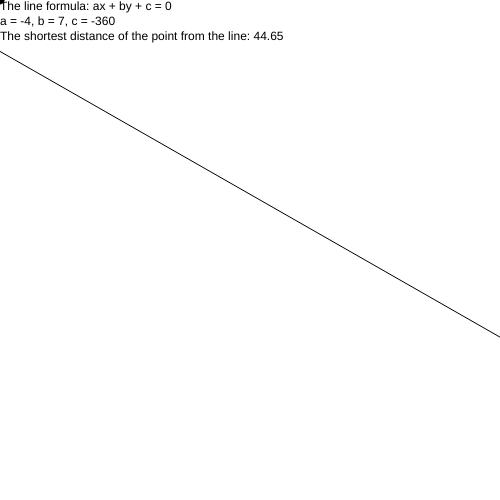
Frame 1 (no input)
Frame 60 (no input): identical to frame 1, image omitted
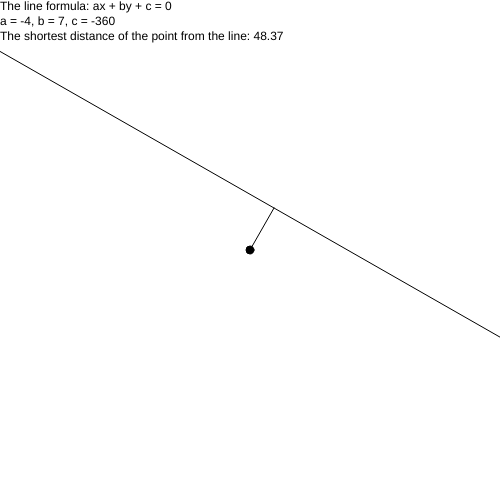
Frame 120 (the mouse pressed at the canvas centre since frame 60)

The p5.js sketch that drew these frames (run headless with seeded random() and noise() and a simulated clock; from frame 60 on, the mouse is pressed at the canvas centre):

// p5.js sketch
// ── sketch.js
const a = -4;
const b = 7;
const c = -360;

function setup() {
  createCanvas(500, 500);
  background(255);
  fill(0);
}

function draw() {
  background(255);
  text("The line formula: ax + by + c = 0", 0, 10);
  text("a = " + a + ", b = " + b + ", c = " + c, 0, 25);

  let root = 1.0 / (a * a + b * b);
  let factor = -c * root;
  let x0 = a * factor;
  let y0 = b * factor;
  root = sqrt(root);
  let f = b * root;
  let g = -a * root;
  let x1 = x0 + f * 1000;
  let y1 = y0 + g * 1000;

  line(x0, y0, x1, y1);

  let xj = mouseX;
  let yj = mouseY;
  let absq = a * a + b * b;
  let sr = a * xj + b * yj + c;
  let r = sqrt(sr * sr / absq);
  ellipse(xj, yj, 8, 8);
  text("The shortest distance of the point from the line: " + r.toFixed(2), 0, 40);

  let val = a * xj + b * yj + c;
  let angle = atan2(y1 - y0, x1 - x0);
  let pAngle = val < 0 ? angle + HALF_PI : angle - HALF_PI;
  let x2 = xj + r * cos(pAngle);
  let y2 = yj + r * sin(pAngle);
  line(xj, yj, x2, y2);
}
